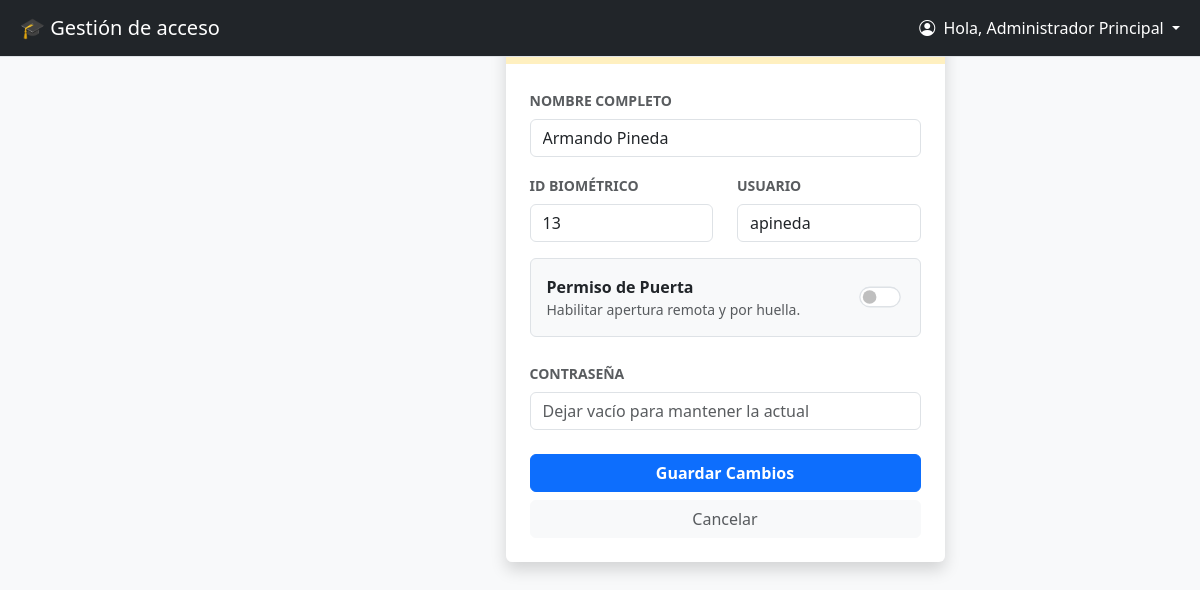
Page /editar_docente/14 (signed in) on the committed database.
### tables this page shows
CREATE TABLE usuarios (
            id INTEGER PRIMARY KEY AUTOINCREMENT,
            biometric_id TEXT UNIQUE,  -- ID en el aparato (ej: "1")
            nombre TEXT NOT NULL,
            username TEXT UNIQUE NOT NULL, -- Para hacer login
            password TEXT NOT NULL,
            rol TEXT DEFAULT 'docente' -- 'admin' o 'docente'
        , acceso_puerta INTEGER DEFAULT 0);

### app.py (the view)
@app.route('/editar_docente/<int:id>')
@login_required
def editar_docente(id):
    if current_user.rol != 'admin': return redirect(url_for('login'))
    conn = bio.get_db_connection()
    docente = conn.execute("SELECT * FROM usuarios WHERE id = ?", (id,)).fetchone()
    conn.close()
    if docente:
        return render_template('editar_docente.html', docente=dict(docente))
    flash('El docente no fue encontrado.', 'warning')
    return redirect(url_for('admin_dashboard'))

### app.py (called while the page is built)
@login_manager.user_loader
def load_user(user_id):
    conn = bio.get_db_connection()
    u = conn.execute("SELECT * FROM usuarios WHERE id = ?", (user_id,)).fetchone()
    conn.close()
    if u:
        acceso = u['acceso_puerta'] if 'acceso_puerta' in u.keys() else 0
        return User(id=u['id'], username=u['username'], rol=u['rol'],
                    nombre=u['nombre'], bio_id=u['biometric_id'], acceso_puerta=acceso)
    return None

### biometrico_driver.py (called while the page is built)
def get_db_connection():
    conn = sqlite3.connect(config.DB_NAME, check_same_thread=False)
    conn.row_factory = sqlite3.Row
    return conn

### templates/editar_docente.html (shortened to what this page needs)
{% extends "base.html" %}
{% block content %}
<div class="row justify-content-center">
    <div class="col-md-6">
        <div class="card shadow border-0">
            <div class="card-header bg-warning bg-opacity-25 text-dark fw-bold border-bottom-0">
            </div>
            <div class="card-body p-4">
                <form action="{{ url_for('actualizar_docente') }}" method="POST">
                    <div class="mb-3">
                        <label class="form-label text-muted small fw-bold">NOMBRE COMPLETO</label>
                        <input type="text" name="nombre" class="form-control" value="{{ docente.nombre }}" required>
                    </div>
                    <div class="row mb-3">
                        <div class="col-6">
                            <label class="form-label text-muted small fw-bold">ID BIOMÉTRICO</label>
                            <input type="number" name="bio_id" class="form-control" value="{{ docente.biometric_id }}" required>
                        </div>
                        <div class="col-6">
                            <label class="form-label text-muted small fw-bold">USUARIO</label>
                            <input type="text" name="username" class="form-control" value="{{ docente.username }}" required>
                        </div>
                    </div>
                    <div class="mb-4">
                        <div class="d-flex justify-content-between align-items-center p-3 border rounded bg-light">
                            <div>
                                <label class="fw-bold mb-0 text-dark" for="editPermiso">Permiso de Puerta</label>
                                <div class="small text-muted">Habilitar apertura remota y por huella.</div>
                            </div>
                            <div class="form-check form-switch">
                                <input class="form-check-input" type="checkbox" name="acceso_puerta" id="editPermiso"
                                       style="transform: scale(1.3); cursor: pointer;"
                                       {% if docente.acceso_puerta == 1 %}checked{% endif %}>
                            </div>
                        </div>
                    </div>
                    <div class="mb-4">
                        <label class="form-label text-muted small fw-bold">CONTRASEÑA</label>
                        <input type="password" name="password" class="form-control" placeholder="Dejar vacío para mantener la actual">
                    </div>
                    <div class="d-grid gap-2">
                        <button type="submit" class="btn btn-primary fw-bold">Guardar Cambios</button>
                        <a href="{{ url_for('admin_dashboard') }}" class="btn btn-light text-muted">Cancelar</a>
                    </div>
                </form>
            </div>
        </div>
    </div>
</div>
{% endblock %}

### templates/base.html (shortened to what this page needs)
<!DOCTYPE html>
<html lang="es">
<head>
    <link href="https://cdn.jsdelivr.net/npm/bootstrap@5.3.0/dist/css/bootstrap.min.css" rel="stylesheet">
    <link rel="stylesheet" href="https://cdn.jsdelivr.net/npm/bootstrap-icons@1.10.5/font/bootstrap-icons.css">
</head>
<body>
    <div class="d-flex" id="wrapper">
        <div id="page-content-wrapper" class="w-100">
            <nav class="navbar navbar-expand-lg navbar-dark bg-dark border-bottom fixed-top">
                <div class="container-fluid">
                    <a class="navbar-brand ms-2" href="#">🎓 Gestión de acceso</a>
                    <div class="collapse navbar-collapse">
                        <ul class="navbar-nav ms-auto">
                            {% if current_user.is_authenticated %}
                            <li class="nav-item dropdown">
                                <a class="nav-link dropdown-toggle text-white" href="#" role="button" data-bs-toggle="dropdown" aria-expanded="false">
                                    <i class="bi bi-person-circle me-1"></i> Hola, {{ current_user.nombre }}
                                </a>
                            </li>
                            {% endif %}
                        </ul>
                    </div>
                </div>
            </nav>
            <div class="main-content p-4">
                {% block content %}{% endblock %}
            </div>
        </div>
    </div>
</body>
</html>

### templates/base.html (style rules this page uses)
body { background-color: #f8f9fa; transition: margin-left .3s; }
.main-content { padding-top: 70px; margin-left: 250px; transition: margin-left .3s; }

### rows in the picture
usuarios: nombre "Administrador Principal"
usuarios: nombre "Armando Pineda", bio_id "13", username "apineda"
